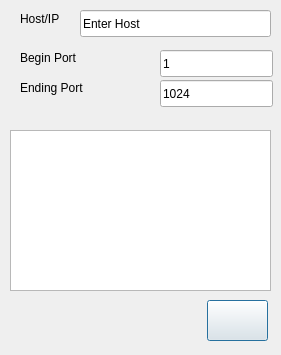
<?xml version="1.0" encoding="UTF-8"?>
<ui version="4.0">
 <class>mainWindow</class>
 <widget class="QDialog" name="mainWindow">
  <property name="geometry">
   <rect>
    <x>0</x>
    <y>0</y>
    <width>281</width>
    <height>355</height>
   </rect>
  </property>
  <property name="windowTitle">
   <string>sPS - Shadow Port Scanner</string>
  </property>
  <property name="windowIcon">
   <iconset resource="resource.qrc">
    <normaloff>:/icons/app-icon.png</normaloff>:/icons/app-icon.png</iconset>
  </property>
  <widget class="QLabel" name="lblHost">
   <property name="geometry">
    <rect>
     <x>20</x>
     <y>10</y>
     <width>66</width>
     <height>17</height>
    </rect>
   </property>
   <property name="text">
    <string>Host/IP</string>
   </property>
  </widget>
  <widget class="QLabel" name="lblPortBegin">
   <property name="geometry">
    <rect>
     <x>20</x>
     <y>50</y>
     <width>91</width>
     <height>16</height>
    </rect>
   </property>
   <property name="text">
    <string>Begin Port</string>
   </property>
  </widget>
  <widget class="QLineEdit" name="txtHost">
   <property name="geometry">
    <rect>
     <x>80</x>
     <y>10</y>
     <width>191</width>
     <height>27</height>
    </rect>
   </property>
   <property name="text">
    <string>Enter Host</string>
   </property>
  </widget>
  <widget class="QLineEdit" name="txtBeginPort">
   <property name="geometry">
    <rect>
     <x>160</x>
     <y>50</y>
     <width>113</width>
     <height>27</height>
    </rect>
   </property>
   <property name="text">
    <string>1</string>
   </property>
  </widget>
  <widget class="QTextEdit" name="txtLog">
   <property name="geometry">
    <rect>
     <x>10</x>
     <y>130</y>
     <width>261</width>
     <height>161</height>
    </rect>
   </property>
  </widget>
  <widget class="QLabel" name="lblPortEnd">
   <property name="geometry">
    <rect>
     <x>20</x>
     <y>80</y>
     <width>91</width>
     <height>16</height>
    </rect>
   </property>
   <property name="text">
    <string>Ending Port</string>
   </property>
  </widget>
  <widget class="QLineEdit" name="txtEndPort">
   <property name="geometry">
    <rect>
     <x>160</x>
     <y>80</y>
     <width>113</width>
     <height>27</height>
    </rect>
   </property>
   <property name="text">
    <string>1024</string>
   </property>
  </widget>
  <widget class="QPushButton" name="btnScan">
   <property name="geometry">
    <rect>
     <x>207</x>
     <y>300</y>
     <width>61</width>
     <height>41</height>
    </rect>
   </property>
   <property name="text">
    <string/>
   </property>
   <property name="icon">
    <iconset resource="resource.qrc">
     <normaloff>:/icons/button-icon.png</normaloff>:/icons/button-icon.png</iconset>
   </property>
   <property name="iconSize">
    <size>
     <width>48</width>
     <height>48</height>
    </size>
   </property>
  </widget>
 </widget>
 <resources>
  <include location="resource.qrc"/>
 </resources>
 <connections/>
</ui>
